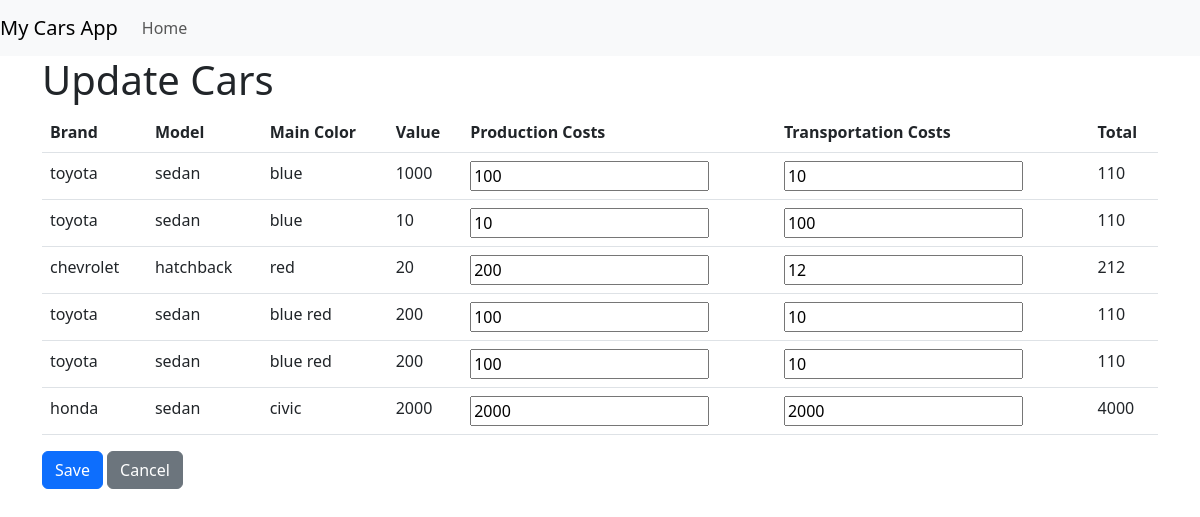
The app's page /car/update/1/, older data.
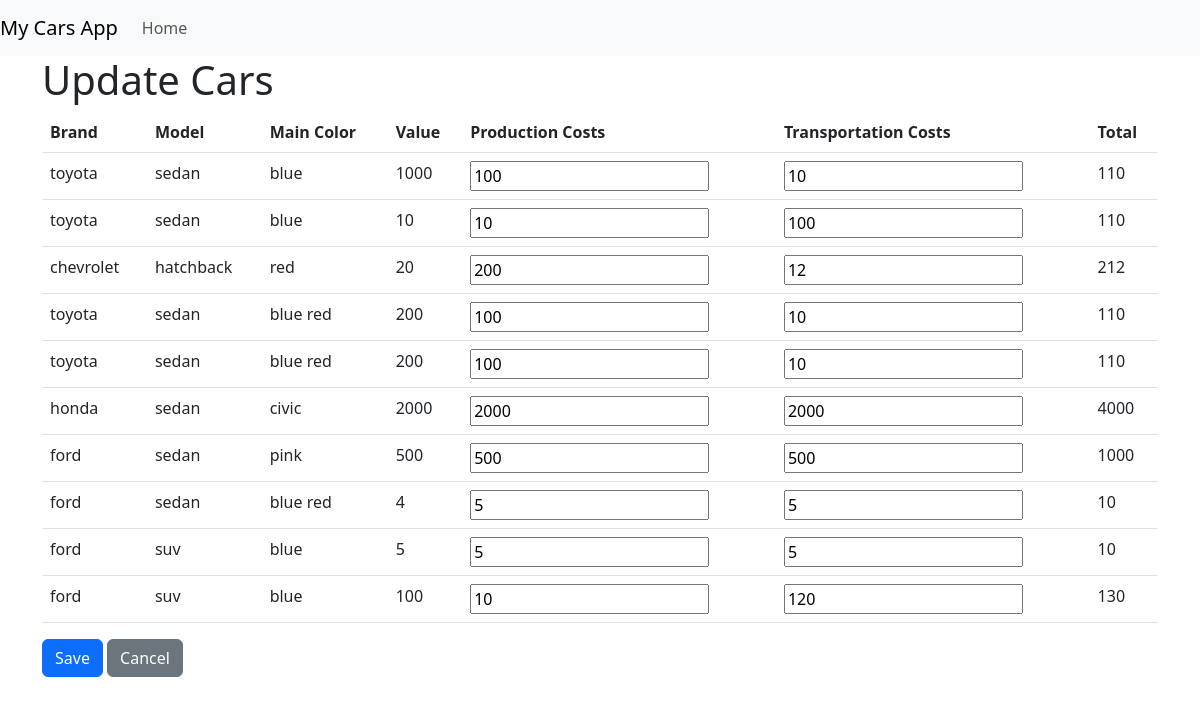
The same page, newer data.
### cars/models.py (models this page shows, shortened)
class Car(models.Model):
    MODEL_CHOICES = (
        ('sedan', 'Sedan'),
        ('suv', 'SUV'),
        ('hatchback', 'Hatchback'),
    )
    BRAND_CHOICES = (
        ('toyota', 'Toyota'),
        ('ford', 'Ford'),
        ('chevrolet', 'Chevrolet'),
        ('honda', 'Honda'),
    )
    main_color = models.CharField(max_length=50)
    model = models.CharField(max_length=50, choices=MODEL_CHOICES)
    brand = models.CharField(max_length=50, choices=BRAND_CHOICES)
    value = models.IntegerField()
    production_costs = models.IntegerField()
    transportation_costs = models.IntegerField()
    @property
    def total(self):
        return self.production_costs + self.transportation_costs

### cars/views.py (the view, shortened to what this page needs)
# urls.py: path('car/update/<int:pk>/', CarUpdateView.as_view(), name='car_update'),
class CarUpdateView(FormView):
    template_name = 'cars/car_update.html'
    form_class = CarForm
    success_url = '/'
    def get_context_data(self, **kwargs):
        context = super().get_context_data(**kwargs)
        context['car_list'] = Car.objects.all()
        return context

### cars/forms.py (shortened to what this page needs)
class CarForm(forms.ModelForm):
    class Meta:
        model = Car
        fields = '__all__'

### cars/templates/cars/car_update.html (shortened to what this page needs)
{% extends 'base.html' %}
{% block content %}
  <h1>Update Cars</h1>
  <form method="post" action="{% url 'cars:car_update' car.id %}">
    <table class="table">
      <thead>
        <tr>
          <th>Brand</th>
          <th>Model</th>
          <th>Main Color</th>
          <th>Value</th>
          <th>Production Costs</th>
          <th>Transportation Costs</th>
          <th>Total</th>
        </tr>
      </thead>
      <tbody>
        {% for car in car_list %}
          <tr>
            <td>{{ car.brand }}</td>
            <td>{{ car.model }}</td>
            <td>{{ car.main_color }}</td>
            <td>{{ car.value }}</td>
            <td><input type="number" name="production_costs_{{ car.id }}" value="{{ car.production_costs }}"></td>
            <td><input type="number" name="transportation_costs_{{ car.id }}" value="{{ car.transportation_costs }}"></td>
            <td>{{ car.total }}</td>
          </tr>
        {% endfor %}
      </tbody>
    </table>
    <button type="submit" class="btn btn-primary">Save</button>
    <a href="{% url 'cars:car_list' %}" class="btn btn-secondary">Cancel</a>
  </form>
{% endblock %}

Row changes from the older to the newer data that the page shows:
added Car: brand "ford", model "sedan", main_color "pink", value "500", production_costs "500", transportation_costs "500", total "1000"
added Car: brand "ford", model "sedan", main_color "blue red", value "4", production_costs "5", transportation_costs "5", total "10"
added Car: brand "ford", model "suv", main_color "blue", value "5", production_costs "5", transportation_costs "5", total "10"
added Car: brand "ford", model "suv", main_color "blue", value "100", id "10", transportation_costs "120", total "130"
